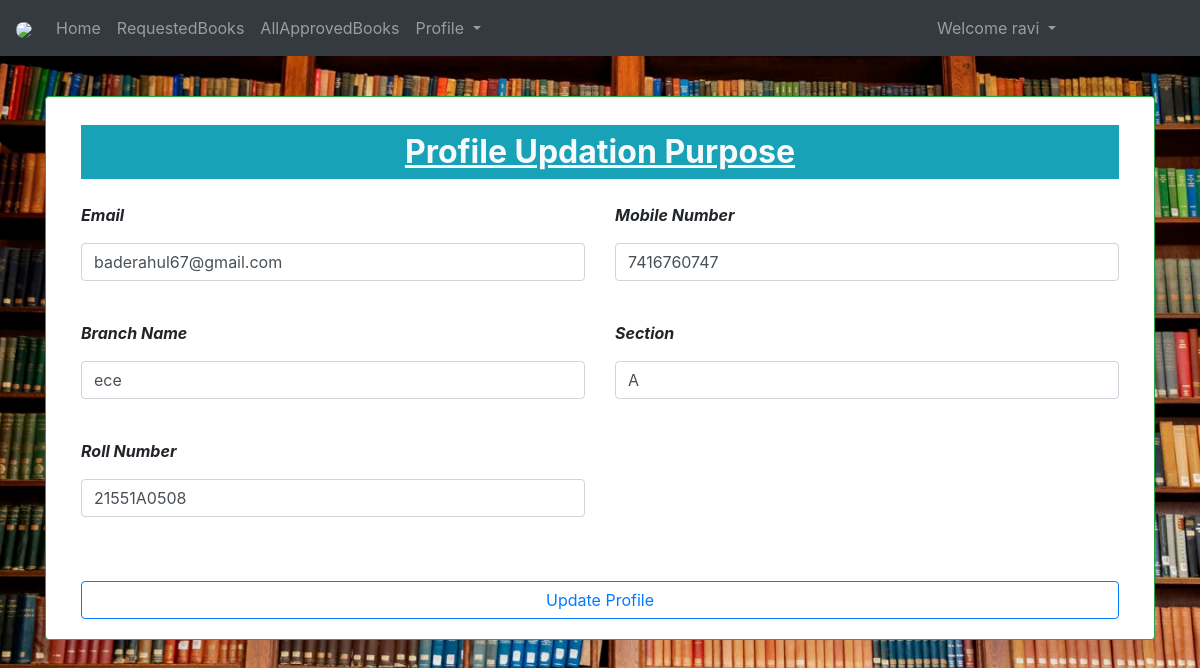
Screenshot of /editprofile/ (signed in) with the database file from the repository.
### LibraryApp/models.py (models this page shows)
class User(AbstractUser):
	c=[
	   ('0','Guest'),
	   ('1','Student'),
	   ('2','Librarian'),
	]
	role_type = models.CharField(max_length=5,choices=c,default='0')
	sid = models.CharField(max_length=15)
	has_stregister = models.BooleanField(default=False)
	has_adregister = models.BooleanField(default=False)

class Profile(models.Model):
	sg = [
		("h","Select Your Gender"),
		('M',"Male"),
		("F","Female")
	]
	usd = models.OneToOneField(User,on_delete=models.CASCADE)
	sgen = models.CharField(max_length=5,default='h',choices=sg)
	mobileno = models.CharField(max_length=10)
	branch = models.CharField(max_length=10)
	sec = models.CharField(max_length=2)
	image = models.ImageField(null=True,upload_to='studentprofile/')

### LibraryApp/views.py (the view, shortened to what this page needs)
# urls.py: path('editprofile/',views.editprofile,name='editprofile'),
@login_required
def editprofile(request):
    student = Profile.objects.get(usd=request.user)
    alert = False
    return render(request,'html/editprofile.html')

### templates/html/editprofile.html (shortened to what this page needs)
{% extends 'html/base.html' %}
{% load static %}
{% block content %}
<br><br><br>
<div class="container mt-4 ">
	<div class="card col-md-12 mx-auto shadow-lg border border-success">
		<div class="card-body">
			<h2 class="bg-info text-light text-center p-2 my-2 border-rounded"><b><u>Profile Updation Purpose</u></b></h2>
		    <form method="POST"> {% csrf_token %}
				<div class="row mt-4">
				    <div class="form-group col-md-6">
				        <label><i style="font-weight: bold;">Email</i></label>
				        <input type="email" class="form-control mt-2" name="email" value="{{user.email}}">
				    </div>
				    <div class="form-group col-md-6">
				        <label><i style="font-weight: bold;">Mobile Number</i></label>
				        <input type="number" class="form-control mt-2" name="mobileno" value="{{user.profile.mobileno}}">
				    </div>
				</div>
				<div class="row mt-4">
				    <div class="form-group col-md-6">
				        <label><i style="font-weight: bold;">Branch Name</i></label>
				        <input type="text" class="form-control mt-2" name="branch" value="{{user.profile.branch}}">
				    </div>
				    <div class="form-group col-md-6">
				        <label><i style="font-weight: bold;">Section</i></label>
				        <input type="text" class="form-control mt-2" name="sec" value="{{user.profile.sec}}">
				    </div>
				</div>
				<div class="row mt-4">
				    <div class="form-group col-md-6">
				        <label><i style="font-weight: bold;">Roll Number</i></label>
				        <input type="text" class="form-control mt-2" name="sid" value="{{user.sid}}">
				    </div>
				</div>
		    <button type="submit" class="btn btn-outline-primary mt-5 col-md-12">Update Profile</button>
		</form>
		</div>
	</div>
</div>
{% endblock %}

### templates/html/navbar.html (shortened to what this page needs)
{% load static %}
<nav class="navbar navbar-expand-md bg-dark navbar-dark fixed-top">
  <a class="navbar-brand" href="{% url 'hm' %}">
    <img src="{% static 'images/library1.jpg' %}" class="rounded-circle" style="width:50px">
  </a>
  <div class="collapse navbar-collapse" id="collapsibleNavbar">
    <ul class="navbar-nav">
      {% if not user.is_authenticated %}
      <li class="nav-item">
        <a class="nav-link nav-link {% if request.path == '/' %}active{% endif %}" href="{% url 'hm' %}">Home</a>
      </li>
      <li class="nav-item">
        <a class="nav-link nav-link {% if request.path == '/abt/' %}active{% endif %}" href="{% url 'abt' %}">AboutUs</a>
      </li>
      <li class="nav-item">
        <a class="nav-link nav-link {% if request.path == '/cnt/' %}active{% endif %}" href="{% url 'cnt' %}">ContactUs</a>
      </li>
      <li class="nav-item">
        <a class="nav-link {% if request.path == '/reg/' %}active{% endif %}" href="{% url 'reg' %}">Registration</a>
      </li>
      {% else %}
      <li class="nav-item">
        <a class="nav-link nav-link {% if request.path == '/' %}active{% endif %}" href="{% url 'hm' %}">Home</a>
      </li>
      {% if request.user.role_type == '1' %}
      <li class="nav-item">
        <a class="nav-link {% if request.path == '/requestedbooks/' %}active{% endif %}" href="{% url 'requestedbooks' %}">RequestedBooks</a>
      </li>
      <li class="nav-item">
        <a class="nav-link" href="{% url 'stapprovedbooks' %}">AllApprovedBooks</a>
      </li>
      <li class="nav-item">
        <div class="dropdown">
          <a  class="nav-link dropdown-toggle" data-toggle="dropdown">
            Profile
          </a>
        </div>
      </li>
      {% else %}
      <li class="nav-item">
        <a class="nav-link" href="#">Access-Denied</a>
      </li>
      {% endif %}
      {% endif %}
    </ul>
    <ul class="navbar-nav ml-auto" style="margin-right: 120px;">
      {% if user.is_authenticated %}
        <div class="dropdown">
          <a  class="nav-link dropdown-toggle" data-toggle="dropdown">
            Welcome {{request.user.username}}
          </a>
        </div>
      {% else %}
      <li class="nav-item">
        <a class="nav-link {% if request.path == '/lgo/' %}active{% endif %}" href="{% url 'lgo' %}">Login</a>
      </li>
      {% endif %}
    </ul>
  </div>
</nav>

### rows the page displays
User: user.username "ravi", email "baderahul67@gmail.com", mobileno "7416760747", branch "ece", sec "A", sid "21551A0508"
